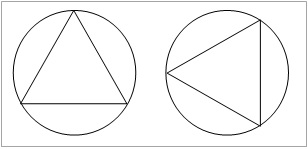
#> input picture ImageProcessing/tests/functional_tests/test_images/Test_image.jpeg, 308 x 149 px; its folder holds only this picture in this run
$ python __main__.py --src_img_path test_images/Test_image.jpeg
#> lines starting #> are read from the running program, lines starting #| are printed output that depends on the picture; after the words box and inside, x2 and y2 are one past the last pixel; in counts of white or black regions, pixels touching at a corner belong together
### ImageProcessing/image_processing.py
import os
import cv2 as cv
import numpy as np

from .paper import Paper
from .image_converter import *
from .path_optimizer import *
from .pixel_to_real_space_converter import *

def image_process(src_image_path: str, paper: Paper, debug=False):
	'''
		Process the source image, and return the real-world coordinates
		of line segments.

		Parameters
		----------

		`src_image_path`: the path of the source image

		`paper`: an object of Paper class containing some papar size data

		`debug`: debug flag
	'''
#> called with src_image_path = 'test_images/Test_image.jpeg', debug = False

	# read the source image
	src_img = cv.imread(src_image_path)
#> src_img is the input picture: shape (149, 308, 3); min 0, max 255, mean 245.9
	image_converter_args = ImageConverterArgs(
		blur_radius=5,
		canny_threshold_1=60,
		canny_threshold_2=10,
		hough_threshold=8,
		aperture_size=3,
		min_line_length=5,
		max_line_gap=5,
		rho=1,
		theta=np.pi/180
	)

	# convert the source image
	image_converter = ImageConverter(src_img, image_converter_args, debug)
	print("Converting image to segments...", end="")
	segments = image_converter.convert()
	print("Done")

	# optimize the moving path
	optimizer = PathOptimizer()
	print("Optimizing path...")
	optimized_segments = optimizer.optimize(segments, debug=debug, shape=src_img.shape)

	# convert the line segments in pixel length to the line segments in real-world length
	pixel_to_real = PixelToRealSpaceConverter()

	print("Converting to real space...")
	real_space_segments = pixel_to_real.convert(optimized_segments, src_img.shape,
		(paper.height, paper.width), (paper.x_offset, paper.y_offset), debug=debug)

	return real_space_segments

### ImageProcessing/image_converter.py
from time import sleep
import cv2 as cv
import numpy as np

class ImageConverterArgs:
	'''
		This class is a bundle of geometrical arguments used by ImageConverter class.
	'''

	def __init__(self, blur_radius, canny_threshold_1, canny_threshold_2, hough_threshold, aperture_size, min_line_length, max_line_gap, rho, theta):
		# args to get blur_img
		self.blur_radius = blur_radius
		# args to get canny_img
		self.canny_threshold_1 = canny_threshold_1
		self.canny_threshold_2 = canny_threshold_2
		self.aperture_size = aperture_size
		# args to get line_segs
		self.hough_threshold = hough_threshold
		self.min_line_length = min_line_length
		self.max_line_gap = max_line_gap
		self.rho = rho
		self.theta = theta

		self._calibrate()

	def _calibrate(self):
		'''
			Private function
		'''
		if self.blur_radius % 2 == 0:
			self.blur_radius += 1 # blur radius must be odd
		if self.aperture_size % 2 == 0:
			self.aperture_size += 1 # aperture size must be odd

class ImageConverter:
	'''
		This class is used to convert the source image to the line segments
		using OpenCV library.
	'''

	def __init__(self, src_img, args: ImageConverterArgs, debug=False):
		self.src_img = src_img
		self.args = args
		self.debug = debug

	def convert(self):
		'''
			Convert the source image to the images with line segments.
		'''
		# from src_img to gray_scale_img
		gray_scale_img = cv.cvtColor(self.src_img, cv.COLOR_RGB2GRAY)
		if self.debug:
			cv.imshow("gray_scale_img", gray_scale_img)

		# from gray_scale_img to blur_img
		gaussian_kernal_size = (self.args.blur_radius, self.args.blur_radius)
		blur_img = cv.GaussianBlur(gray_scale_img, gaussian_kernal_size, 0)
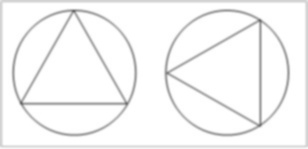
#> blur_img: shape (149, 308); min 107, max 255, mean 245.6
		if self.debug:
			cv.imshow("blur_img", blur_img)

		# use canny edge detection to dectect edges in blur_img
		canny_img = cv.Canny(blur_img,
							 self.args.canny_threshold_1,
							 self.args.canny_threshold_2,
							 apertureSize=self.args.aperture_size)
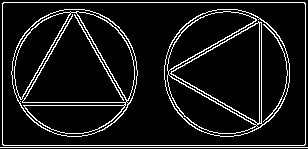
#> canny_img: shape (149, 308); 9.7% white in thin lines or dots
		if self.debug:
			cv.imshow("canny_img", canny_img)

		# get line segments from canny_img
		line_segments = cv.HoughLinesP(canny_img, self.args.rho, self.args.theta,
									self.args.hough_threshold,
									minLineLength=self.args.min_line_length,
									maxLineGap=self.args.max_line_gap)
#> line_segments = 139 rows, first 6: [3, 2, 304, 2], [3, 145, 304, 145], [305, 147, 305, 3], [2, 147, 2, 3], [0, 147, 307, 147], [164, 75, 263, 20]

		# draw line segments to the result image
		lines = []
		res_img = np.zeros(self.src_img.shape, np.uint8)
		line_color = (0, 255, 0)
		if line_segments is not None:
			for i in range(0, len(line_segments)):
				p1 = (line_segments[i][0][0], line_segments[i][0][1])
				p2 = (line_segments[i][0][2], line_segments[i][0][3])
				lines.append((p1, p2))
				cv.line(res_img, p1, p2, line_color, 1, cv.LINE_AA)
#> this loop made 139 passes
#> (p1, p2) on passes 1 to 12: ((3, 2), (304, 2)), ((3, 145), (304, 145)), ((305, 147), (305, 3)), ((2, 147), (2, 3)), ((0, 147), (307, 147)), ((164, 75), (263, 20)), ((259, 127), (259, 18)), ((164, 69), (261, 125)), ((21, 105), (76, 9)), ((103, 125), (110, 125)), ((63, 12), (85, 12)), ((164, 72), (256, 19))
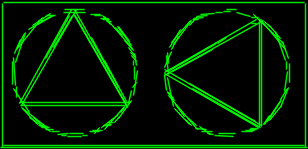
#> res_img: shape (149, 308, 3); mean of channels 0, 1, 2 0, 31.1, 0; drawn as B, G, R
#> after the loop, lines = 139 items

		if self.debug:
			cv.imshow("res_img", res_img)

		return lines

### ImageProcessing/path_optimizer.py
from random import randrange
from math import sqrt
import numpy as np
import cv2 as cv
import progressbar

class PathOptimizer:
	'''
		This class is to optimize the line segments so that the path of the pen
		can be shorter.
	'''

	def optimize(self, segments, debug=False, shape=None):
		'''
			Optimize the line segments.

			Parameters
			----------
			`segments`: list of the pairs of the start point and end point for
			each line, like [((1, 1), (2, )) ...].

			`debug`: debug flag

			`shape`: image shape, img_shape attribute of an object returned by
			cv2.imread() function.
		'''
#> called with debug = False, shape = (149, 308, 3)
		# [5 lines of commented-out code are left out]
		if segments is None:
			raise AttributeError()

		# the thing to return
		new_segments = []

		GRID_SIZE = int(sqrt(len(segments) * 1)) # seems like a reasonable function
#> GRID_SIZE = 11
		GRID_WIDTH = shape[1] / GRID_SIZE
#> GRID_WIDTH = 28
		GRID_HEIGHT = shape[0] / GRID_SIZE
#> GRID_HEIGHT = 13.55

		# grid format: list(points)
		# points format: tuple(id, (x, y))
		grid = []
		# create grid
		for _ in range(GRID_SIZE):
			grid_line = []
			for _ in range(GRID_SIZE):
				grid_line.append([])
			grid.append(grid_line)

		# point format: list[points]
		# points format: tuple(oppositeId, (x, y), (gridX, gridY))
		points = []

		# assign points to grid
		point_id = 0
		for segment in segments:

			# start point
			pointA = segment[0]
			gridAX = int( pointA[0] // GRID_WIDTH )
			gridAY = int( pointA[1] // GRID_HEIGHT )
			grid[gridAX][gridAY].append((point_id, pointA))

			# also let point remember which grid it is in
			# also the id of other end of the line
			points.append(((point_id + 1, pointA, (gridAX, gridAY))))
			point_id += 1

			# end point
			pointB = segment[1]
			gridBX = int( pointB[0] // GRID_WIDTH )
			gridBY = int( pointB[1] // GRID_HEIGHT )
			grid[gridBX][gridBY].append((point_id, pointB))

			# also let point remember which grid it is in
			# also the id of other end of the line
			points.append(((point_id - 1, pointB, (gridBX, gridBY))))
			point_id += 1
#> this loop made 139 passes
#> (segment, gridAX, gridAY, point_id, gridBX, gridBY) on passes 1 to 12: (((3, 2), (304, 2)), 0, 0, 2, 10, 0), (((3, 145), (304, 145)), 0, 10, 4, 10, 10), (((305, 147), (305, 3)), 10, 10, 6, 10, 0), (((2, 147), (2, 3)), 0, 10, 8, 0, 0), (((0, 147), (307, 147)), 0, 10, 10, 10, 10), (((164, 75), (263, 20)), 5, 5, 12, 9, 1), (((259, 127), (259, 18)), 9, 9, 14, 9, 1), (((164, 69), (261, 125)), 5, 5, 16, 9, 9), (((21, 105), (76, 9)), 0, 7, 18, 2, 0), (((103, 125), (110, 125)), 3, 9, 20, 3, 9), (((63, 12), (85, 12)), 2, 0, 22, 3, 0), (((164, 72), (256, 19)), 5, 5, 24, 9, 1)
#> after the loop, point_id = 278; points = 278 items

		# debug grid assignment using random color
		if debug and shape is not None:
			grid_img = np.zeros(shape, np.uint8)
			for i in range(GRID_SIZE):
				for j in range(GRID_SIZE):
					c = (randrange(0, 256), randrange(0, 256), randrange(0, 256))
					for p in grid[i][j]:
						cv.circle(grid_img, p[1], radius=1, color=c)
			cv.imshow("Grid", grid_img)

		point_count = 0
		current_pid = 0

		with progressbar.ProgressBar(max_value=len(points), redirect_stdout=True) as bar:
			while True:
				# grid cell point format: tuple(id, (x, y))
				# points point format: tuple(oppositeId, (x, y), (gridX, gridY))
				current_point = points[current_pid]
				opposite_point = points[current_point[0]]
				new_segments.append((current_point[1], opposite_point[1]))

				# remove points from grid
				self.RemovePointFromGridCell(grid, current_point[2][0], current_point[2][1], current_pid)
				self.RemovePointFromGridCell(grid, opposite_point[2][0], opposite_point[2][1], current_point[0])

				# exit condition:
				point_count += 2
				bar.update(point_count)
				if (point_count >= len(points)):
					break

				current_grid = opposite_point[2]
				point_position = opposite_point[1]

				# check current grid first
				# return: tuple(closetPointId, closetDistanceSq)
				closest_point = self.ClosestPointInGrid(grid, current_grid, point_position)

				if (closest_point is not None):
					current_pid = closest_point[0]
				else: # no point in current grid
					# expand out layer by layer, in each layer check for the closest point
					for grid_layer in range(1, GRID_SIZE):
						closet_point_id = None
						closet_distance_sq = float('inf')

						# layer = 1:
						# T T T
						# M   M
						# D D D

						# layer = 2:
						# T T T T T
						# M       M
						# M       M
						# M       M
						# D D D D D

						# top and down line
						for x in range(current_grid[0] - grid_layer, current_grid[0] + grid_layer):
							for y in [current_grid[1] - grid_layer, current_grid[1] + grid_layer]:
								result = self.ClosestPointInGrid(grid, (x, y), point_position)
								if (result is None):
									continue
								(id, distance_sq) = result
								if distance_sq < closet_distance_sq:
									closet_distance_sq = distance_sq
									closet_point_id = id
						# middle
						for y in range(current_grid[1] - grid_layer + 1, current_grid[1] + grid_layer - 1):
							for x in [current_grid[0] - grid_layer, current_grid[0] + grid_layer]:
								result = self.ClosestPointInGrid(grid, (x, y), point_position)
								if (result is None):
									continue
								(id, distance_sq) = result
								if distance_sq < closet_distance_sq:
									closet_distance_sq = distance_sq
									closet_point_id = id

						if (closet_point_id is not None):
							current_pid = closet_point_id
							break
#> this loop made 139 passes
#> (current_point, opposite_point, closest_point) on pass 2: ((4, (305, 3), (10, 0)), (5, (305, 147), (10, 10)), (9, 4))
#> (current_point, opposite_point, closest_point) on passes 1, 3, 5: ((1, (3, 2), (0, 0)), (0, (304, 2), (10, 0)), (5, 2)), ((8, (307, 147), (10, 10)), (9, (0, 147), (0, 10)), (6, 4)), ((245, (28, 29), (1, 2)), (244, (50, 16), (1, 1)), (95, 10))

		# debug optimized line and toolpath
		if debug and shape is not None:
			optimized_img = np.zeros(shape, np.uint8)

			for i in range(0, len(new_segments)):
				# draw line in green
				cv.line(optimized_img, new_segments[i][0], new_segments[i][1], (0, 255, 0), 1, cv.LINE_AA)

				cv.imshow("Optimized", optimized_img)
				cv.waitKey(10)

				if i < len(new_segments) - 1:
					# draw path in red
					cv.line(optimized_img, new_segments[i][1], new_segments[i + 1][0], (0, 0, 255), 1, cv.LINE_AA)

				cv.imshow("Optimized", optimized_img)
				cv.waitKey(10)

		return new_segments

	# find closest point in a grid, return None if grid_coordinate does not exist or no point in grid
	def ClosestPointInGrid(self, grid, grid_coordinate, point):
		length = len(grid)
		if (grid_coordinate[0] < 0 or grid_coordinate[0] >= length or grid_coordinate[1] < 0 or grid_coordinate[1] >= length):
			return None

		cell = grid[grid_coordinate[0]][grid_coordinate[1]]
		if (len(cell) <= 0):
			return None

		closet_point_id = None
		closet_distance_sq = float('inf')
		for p in cell:
			distance_sq = self.DistanceSq(point, p[1])
			if distance_sq < closet_distance_sq:
				closet_distance_sq = distance_sq
				closet_point_id = p[0]

		return (closet_point_id, closet_distance_sq)

	# get square of distance for compairsion
	def DistanceSq(self, pointA, pointB):
		return (pointA[0] - pointB[0]) ** 2 + (pointA[1] - pointB[1]) ** 2

	# remove a point from a grid cell by id
	def RemovePointFromGridCell(self, grid, gridX, gridY, id):
		grid_cell = grid[gridX][gridY]
		for point in grid_cell:
			if ((point[0]) == id):
				grid_cell.remove(point)

### ImageProcessing/pixel_to_real_space_converter.py
import numpy as np
import cv2 as cv
import progressbar

class PixelToRealSpaceConverter:
	'''
		This class converts the coordinates in pixel length (px) to the real world length (mm).

		size are in (height, width) format
		coordinate are in (x, y) format

		coordinate is relative to top left of the paper

		(0,0) ----> x \\
		| \\
		| \\
		V \\
		y

		unit of pixel size is px
		unit of real size and root coordinate is mm
	'''

	def convert(self, segments, shape, real_size, root, debug=False):
		'''
			Convert the coordinates in pixel length (px) to the real world length (mm).

			Parameters
			----------
			`segments`: list of coordinates in pixel length

			`shape`: the shape of the image in pixel.

			`real_size`: real paper size in mm.

			`root`: the root coordinate of the arm base.

			Return
			------
			A list of coordinates in mm.
		'''
#> called with shape = (149, 308, 3), real_size = (279, 216), root = (-50, 140), debug = False
		if segments is None:
			raise AttributeError()
		new_segments = []

		pixel_size = (shape[0], shape[1])

		# scale image to fit on paper
		scaling_factor = 1.0

		if pixel_size[0] > pixel_size[1]:  # image is wider
			# use width to calculate scaling factor
			scaling_factor = real_size[0] / pixel_size[0]
		else: # image is taller
			# use height to calculate scaling factor
			scaling_factor = real_size[1] / pixel_size[1]

		for segment in progressbar.progressbar(segments):
			x1 = segment[0][0] * scaling_factor - root[0]
			y1 = segment[0][1] * scaling_factor - root[1]
			x2 = segment[1][0] * scaling_factor - root[0]
			y2 = segment[1][1] * scaling_factor - root[1]

			x1 = round(x1)
			y1 = -round(y1)

			x2 = round(x2)
			y2 = -round(y2)

			start = (x1, y1)
			end = (x2, y2)

			new_segments.append((start, end))
#> this loop made 139 passes
#> segment on passes 1 to 12: ((3, 2), (304, 2)), ((305, 3), (305, 147)), ((307, 147), (0, 147)), ((2, 147), (2, 3)), ((28, 29), (50, 16)), ((53, 15), (37, 24)), ((38, 20), (43, 20)), ((42, 17), (16, 49)), ((17, 47), (24, 33)), ((25, 32), (15, 62)), ((12, 61), (12, 84)), ((15, 85), (13, 57))


		if debug and shape is not None:
			# window size multiplier
			scale = 3

			realShape = (real_size[0] * scale, real_size[1] * scale, shape[2])
			real_size_img = np.zeros(realShape, np.uint8)

			for s in range(0, len(new_segments)):
				# remove root offset
				real_start = ((new_segments[s][0][0] + root[0]) * scale, (new_segments[s][0][1] + root[1]) * scale)
				real_end = ((new_segments[s][1][0] + root[0]) * scale, (new_segments[s][1][1] + root[1]) * scale)

				cv.line(real_size_img, real_start, real_end, (255, 255, 255), 1, cv.LINE_AA)

			cv.imshow("Real Size", real_size_img)

		return new_segments

### ImageProcessing/paper.py
class Paper:
    '''
        This class is the abstraction of the real paper, and contains some data
        will be used in the image processing.
    '''

    def __init__(self, height: int, width: int, x_offset: int, y_offset: int):
        '''
            All the lengths are in mm.
        '''
        self.height = height
        self.width = width
        self.x_offset = x_offset
        self.y_offset = y_offset

# some paper pre-sets
LETTER_PAPER = Paper(279, 216, -50, 140)

### ImageProcessing/tests/functional_tests/__main__.py
import argparse
import os
import cv2 as cv
import sys

# start: code to resolve relative imports
import sys
import importlib
from pathlib import Path

def import_parents(level=1):
    global __package__
    file = Path(__file__).resolve()
    parent, top = file.parent, file.parents[level]

    sys.path.append(str(top))
    try:
        sys.path.remove(str(parent))
    except ValueError: # already removed
        pass

    __package__ = '.'.join(parent.parts[len(top.parts):])
    importlib.import_module(__package__) # won't be needed after that

import_parents(level=3) # N = 3
# end: code to resolve relative imports

from ...paper import LETTER_PAPER
from ...image_processing import image_process

def export_path_csv(l):
	EXPORT_DIR = "Temp"
	EXPORT_FILE_NAME = "path.csv"
	FULL_EXPORT_FILE_PATH = os.path.join(EXPORT_DIR, EXPORT_FILE_NAME)

	# create temp folder
	if not os.path.exists(EXPORT_DIR):
		os.makedirs(EXPORT_DIR)

	with open(FULL_EXPORT_FILE_PATH, "w") as file:
		for i in range(len(l)):
			line = str(l[i][0][0]) + "," + str(l[i][0][1]) + "," + str(l[i][1][0]) + "," + str(l[i][1][1]) + "\n"
			file.write(line)
#> this loop made 139 passes

def main():
	# parse the command-line args
	parser = argparse.ArgumentParser()
	parser.add_argument("--debug",
						dest="debug", action="store_true", help="Enable debug outputs.")
	parser.add_argument("-s", "--src_img_path",
						required=True, dest="src_img_path", action="store", type=str, help="Path to the source image")
	parser.set_defaults(debug=False)
	cmd_args = parser.parse_args()

	real_space_segments = image_process(cmd_args.src_img_path, LETTER_PAPER, cmd_args.debug)

	export_path_csv(real_space_segments)

	if cmd_args.debug:
		# wait for key inputs to see the intermediate images
		cv.waitKey()

# main program entry point
if __name__ == "__main__":
	main()

$ run again, on ImageProcessing/tests/functional_tests/test_images/Test_image2.jpeg
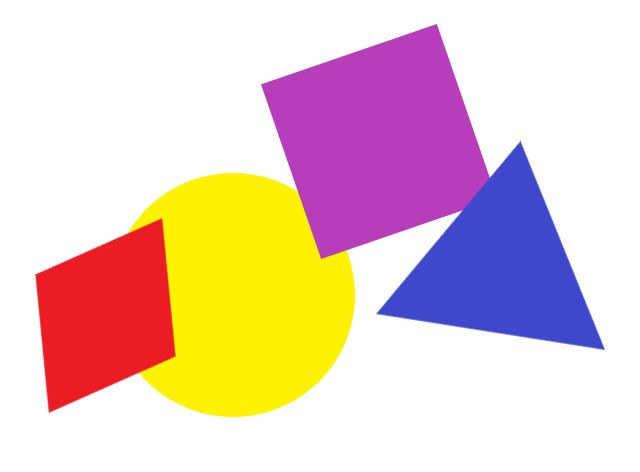
#> input picture ImageProcessing/tests/functional_tests/test_images/Test_image2.jpeg, 640 x 472 px
#> in image_process, src_img is the input picture: shape (472, 640, 3); mean B, G, R 197.8, 204.1, 231.2
#> in convert, `canny_img = cv.Canny(blur_img, self.args.canny_threshold_1, self.args...`:
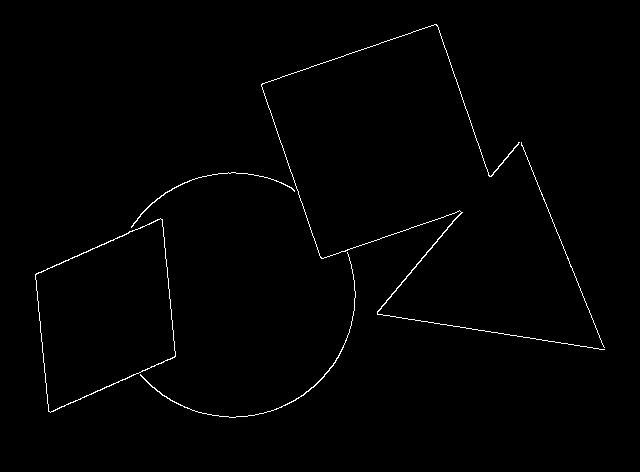
#> canny_img: shape (472, 640); 0.85% white in thin lines or dots, all inside (x1, y1, x2, y2) = (35, 24, 605, 418)
#> line_segments = 48 rows, first 6: [261, 84, 320, 257], [377, 314, 603, 349], [521, 143, 604, 349], [377, 312, 461, 212], [436, 24, 489, 176], [262, 84, 435, 24]
#> the loop in convert, `for i in range(0, len(line_segments)):` made 48 passes
#> after the loop in convert, `for i in range(0, len(line_segments)):`:
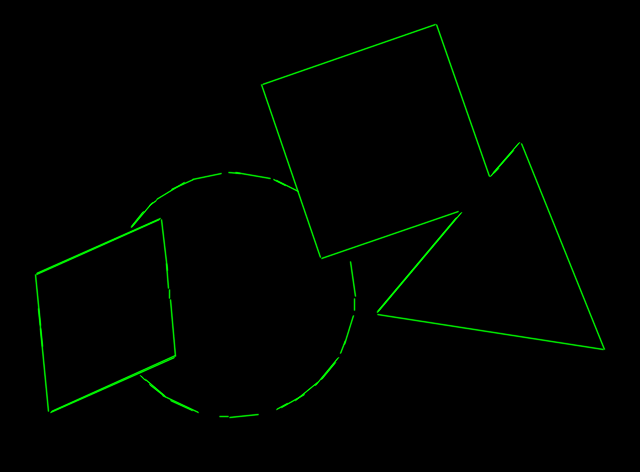
#> res_img: shape (472, 640, 3); mean of channels 0, 1, 2 0, 3, 0; drawn as B, G, R
#> after the loop in convert, `for i in range(0, len(line_segments)):`: lines = 48 items
#> GRID_SIZE = 6
#> GRID_WIDTH = 106.7
#> GRID_HEIGHT = 78.67
#> the loop in optimize, `for segment in segments:` made 48 passes
#> (segment, gridAX, gridAY, point_id, gridBX, gridBY) on passes 1 to 8: (((261, 84), (320, 257)), 2, 1, 2, 2, 3), (((377, 314), (603, 349)), 3, 3, 4, 5, 4), (((521, 143), (604, 349)), 4, 1, 6, 5, 4), (((377, 312), (461, 212)), 3, 3, 8, 4, 2), (((436, 24), (489, 176)), 4, 0, 10, 4, 2), (((262, 84), (435, 24)), 2, 1, 12, 4, 0), (((321, 258), (458, 211)), 3, 3, 14, 4, 2), (((35, 274), (40, 325)), 0, 3, 16, 0, 4)
#> after the loop in optimize, `for segment in segments:`: point_id = 96; points = 96 items
#> the loop in optimize, `while True:` made 48 passes
#> (current_point, opposite_point, closest_point) on pass 12: ((54, (159, 219), (1, 2)), (55, (36, 274), (0, 3)), (14, 1))
#> the loop in convert, `for segment in progressbar.progressbar(segments):` made 48 passes
#> segment on passes 1 to 8: ((261, 84), (320, 257)), ((298, 191), (276, 180)), ((273, 179), (285, 185)), ((270, 178), (235, 172)), ((240, 173), (228, 172)), ((221, 173), (192, 179)), ((193, 179), (171, 189)), ((184, 182), (156, 199))
#> the loop in export_path_csv, `for i in range(len(l)):` made 48 passes
